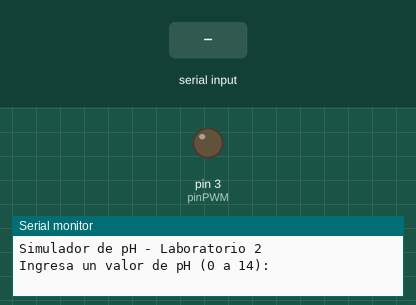
This sketch was run on a simulated Arduino Uno, built with avr-gcc and run on an emulated ATmega328P. Parts: output pins drawn as LEDs (lit = HIGH), the last lines printed to the serial monitor. The inputs (shaded band) are chosen by the test bench.

Above: at 1.2 s.
1.3 s: "5\n" received over Serial
At 2.1 s:
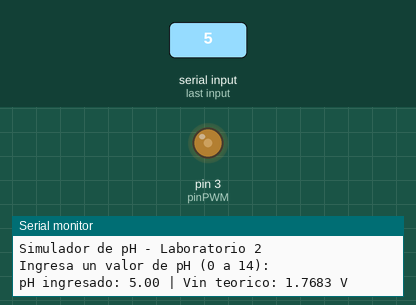
2.8 s: "90,45\n" received over Serial
Timing chart, 0 to 5.8 s (numbered marks = the images above; inputs shaded):
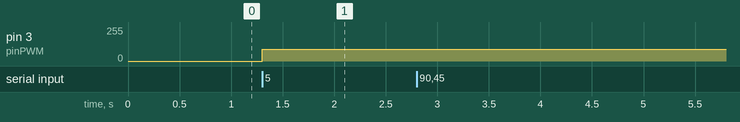

The sketch:

simulador_pH_Arduino_PWM.ino
```cpp
const int pinPWM = 3; // Pin D3 del Arduino

void setup() {
  Serial.begin(115200);
  pinMode(pinPWM, OUTPUT);
  Serial.println("Simulador de pH - Laboratorio 2");
  Serial.println("Ingresa un valor de pH (0 a 14):");
}

void loop() {
  if (Serial.available() > 0) {
    float pH = Serial.parseFloat();

    // Limpiar buffer
    while (Serial.available() > 0) Serial.read();

    if (pH >= 0.0 && pH <= 14.0) {
      // Ecuación Nernst del laboratorio
      float Vin = 1.65 - 0.05916 * (pH - 7.0);

      // Mapeo para el PWM de 5V de Arduino (0 a 255)
      int pwmValue = round((Vin / 5.0) * 255.0);
      analogWrite(pinPWM, pwmValue);

      // Reporte por Monitor Serie
      Serial.print("pH ingresado: "); Serial.print(pH);
      Serial.print(" | Vin teorico: "); Serial.print(Vin, 4); Serial.println(" V");
    } else {
      Serial.println("Error: Ingrese un valor de pH entre 0 y 14.");
    }
  }
}
```

Measured:
- after the input at 1.3 s, pin 3 (pinPWM): 0/255 → 90/255 at once
